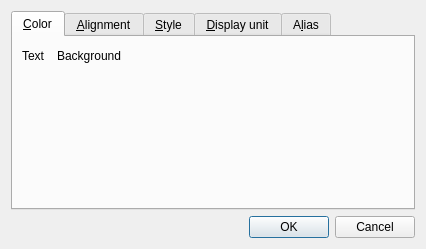
<?xml version="1.0" encoding="UTF-8"?>
<ui version="4.0">
 <class>PropertiesDialog</class>
 <widget class="QDialog" name="PropertiesDialog">
  <property name="geometry">
   <rect>
    <x>0</x>
    <y>0</y>
    <width>426</width>
    <height>249</height>
   </rect>
  </property>
  <property name="windowTitle">
   <string>Cell Properties</string>
  </property>
  <layout class="QGridLayout" name="gridLayout">
   <item row="0" column="0">
    <widget class="QTabWidget" name="tabWidget">
     <property name="currentIndex">
      <number>0</number>
     </property>
     <property name="usesScrollButtons">
      <bool>false</bool>
     </property>
     <widget class="QWidget" name="tab">
      <attribute name="title">
       <string>&amp;Color</string>
      </attribute>
      <layout class="QGridLayout" name="gridLayout_2">
       <item row="0" column="0">
        <widget class="QLabel" name="label">
         <property name="text">
          <string>Text</string>
         </property>
        </widget>
       </item>
       <item row="0" column="1">
        <widget class="QtColorPicker" name="foregroundColor"/>
       </item>
       <item row="0" column="2">
        <widget class="QLabel" name="label_2">
         <property name="text">
          <string>Background</string>
         </property>
        </widget>
       </item>
       <item row="0" column="3">
        <widget class="QtColorPicker" name="backgroundColor"/>
       </item>
       <item row="0" column="4">
        <spacer name="horizontalSpacer">
         <property name="orientation">
          <enum>Qt::Horizontal</enum>
         </property>
         <property name="sizeHint" stdset="0">
          <size>
           <width>240</width>
           <height>20</height>
          </size>
         </property>
        </spacer>
       </item>
       <item row="1" column="2">
        <spacer name="verticalSpacer_2">
         <property name="orientation">
          <enum>Qt::Vertical</enum>
         </property>
         <property name="sizeHint" stdset="0">
          <size>
           <width>20</width>
           <height>40</height>
          </size>
         </property>
        </spacer>
       </item>
      </layout>
     </widget>
     <widget class="QWidget" name="tab_2">
      <attribute name="title">
       <string>&amp;Alignment</string>
      </attribute>
      <layout class="QGridLayout" name="gridLayout_3">
       <item row="0" column="0">
        <layout class="QVBoxLayout" name="verticalLayout_2">
         <item>
          <widget class="QLabel" name="label_4">
           <property name="text">
            <string>Horizontal</string>
           </property>
          </widget>
         </item>
         <item>
          <widget class="QRadioButton" name="alignLeft">
           <property name="text">
            <string>Left</string>
           </property>
          </widget>
         </item>
         <item>
          <widget class="QRadioButton" name="alignHCenter">
           <property name="text">
            <string>Center</string>
           </property>
          </widget>
         </item>
         <item>
          <widget class="QRadioButton" name="alignRight">
           <property name="text">
            <string>Right</string>
           </property>
          </widget>
         </item>
        </layout>
       </item>
       <item row="0" column="1">
        <widget class="QFrame" name="frame_2">
         <property name="frameShape">
          <enum>QFrame::NoFrame</enum>
         </property>
         <property name="frameShadow">
          <enum>QFrame::Plain</enum>
         </property>
         <layout class="QHBoxLayout" name="horizontalLayout_6">
          <property name="leftMargin">
           <number>0</number>
          </property>
          <property name="topMargin">
           <number>0</number>
          </property>
          <property name="rightMargin">
           <number>0</number>
          </property>
          <property name="bottomMargin">
           <number>0</number>
          </property>
          <item>
           <layout class="QVBoxLayout" name="verticalLayout_3">
            <item>
             <widget class="QLabel" name="label_5">
              <property name="text">
               <string>Vertical</string>
              </property>
             </widget>
            </item>
            <item>
             <widget class="QRadioButton" name="alignTop">
              <property name="text">
               <string>Top</string>
              </property>
             </widget>
            </item>
            <item>
             <widget class="QRadioButton" name="alignVCenter">
              <property name="text">
               <string>Center</string>
              </property>
             </widget>
            </item>
            <item>
             <widget class="QRadioButton" name="alignBottom">
              <property name="text">
               <string>Bottom</string>
              </property>
             </widget>
            </item>
           </layout>
          </item>
         </layout>
        </widget>
       </item>
       <item row="1" column="0">
        <spacer name="verticalSpacer_3">
         <property name="orientation">
          <enum>Qt::Vertical</enum>
         </property>
         <property name="sizeHint" stdset="0">
          <size>
           <width>20</width>
           <height>40</height>
          </size>
         </property>
        </spacer>
       </item>
      </layout>
     </widget>
     <widget class="QWidget" name="tab_3">
      <attribute name="title">
       <string>&amp;Style</string>
      </attribute>
      <layout class="QGridLayout" name="gridLayout_4">
       <item row="0" column="0">
        <layout class="QVBoxLayout" name="verticalLayout">
         <item>
          <widget class="QCheckBox" name="styleBold">
           <property name="text">
            <string>Bold</string>
           </property>
          </widget>
         </item>
         <item>
          <widget class="QCheckBox" name="styleItalic">
           <property name="text">
            <string>Italic</string>
           </property>
          </widget>
         </item>
         <item>
          <widget class="QCheckBox" name="styleUnderline">
           <property name="text">
            <string>Underline</string>
           </property>
          </widget>
         </item>
        </layout>
       </item>
       <item row="1" column="0">
        <spacer name="verticalSpacer_4">
         <property name="orientation">
          <enum>Qt::Vertical</enum>
         </property>
         <property name="sizeHint" stdset="0">
          <size>
           <width>20</width>
           <height>40</height>
          </size>
         </property>
        </spacer>
       </item>
      </layout>
     </widget>
     <widget class="QWidget" name="tab_4">
      <attribute name="title">
       <string>&amp;Display unit</string>
      </attribute>
      <layout class="QGridLayout" name="gridLayout_5">
       <item row="0" column="0">
        <widget class="QLabel" name="label_3">
         <property name="text">
          <string>Text for the unit</string>
         </property>
        </widget>
       </item>
      <item row="0" column="1">
        <widget class="QComboBox" name="displayUnit">
          <property name="editable">
           <bool>true</bool>
          </property>
         </widget>
       </item>
       <item row="1" column="1">
        <spacer name="verticalSpacer">
         <property name="orientation">
          <enum>Qt::Vertical</enum>
         </property>
         <property name="sizeHint" stdset="0">
          <size>
           <width>20</width>
           <height>123</height>
          </size>
         </property>
        </spacer>
       </item>
       </layout>
     </widget>
     <widget class="QWidget" name="tab_5">
      <attribute name="title">
       <string>A&amp;lias</string>
      </attribute>
      <layout class="QGridLayout" name="gridLayout_6">
       <item row="0" column="0">
        <widget class="QLabel" name="label_6">
         <property name="text">
          <string>Alias for this cell</string>
         </property>
        </widget>
       </item>
       <item row="0" column="1">
        <widget class="QLineEdit" name="alias"/>
       </item>
       <item row="1" column="0">
        <spacer name="verticalSpacer_5">
         <property name="orientation">
          <enum>Qt::Vertical</enum>
         </property>
         <property name="sizeHint" stdset="0">
          <size>
           <width>20</width>
           <height>40</height>
          </size>
         </property>
        </spacer>
       </item>
      </layout>
     </widget>
    </widget>
   </item>
  <item row="1" column="0">
    <widget class="QDialogButtonBox" name="buttonBox">
     <property name="orientation">
      <enum>Qt::Horizontal</enum>
     </property>
     <property name="standardButtons">
      <set>QDialogButtonBox::Cancel|QDialogButtonBox::Ok</set>
     </property>
    </widget>
   </item>
   </layout>
 </widget>
 <customwidgets>
  <customwidget>
   <class>QtColorPicker</class>
   <extends>QWidget</extends>
   <header>qtcolorpicker.h</header>
   <container>1</container>
  </customwidget>
 </customwidgets>
 <resources/>
 <connections>
  <connection>
   <sender>buttonBox</sender>
   <signal>accepted()</signal>
   <receiver>PropertiesDialog</receiver>
   <slot>accept()</slot>
   <hints>
    <hint type="sourcelabel">
     <x>248</x>
     <y>254</y>
    </hint>
    <hint type="destinationlabel">
     <x>157</x>
     <y>274</y>
    </hint>
   </hints>
  </connection>
  <connection>
   <sender>buttonBox</sender>
   <signal>rejected()</signal>
   <receiver>PropertiesDialog</receiver>
   <slot>reject()</slot>
   <hints>
    <hint type="sourcelabel">
     <x>316</x>
     <y>260</y>
    </hint>
    <hint type="destinationlabel">
     <x>286</x>
     <y>274</y>
    </hint>
   </hints>
  </connection>
 </connections>
</ui>
